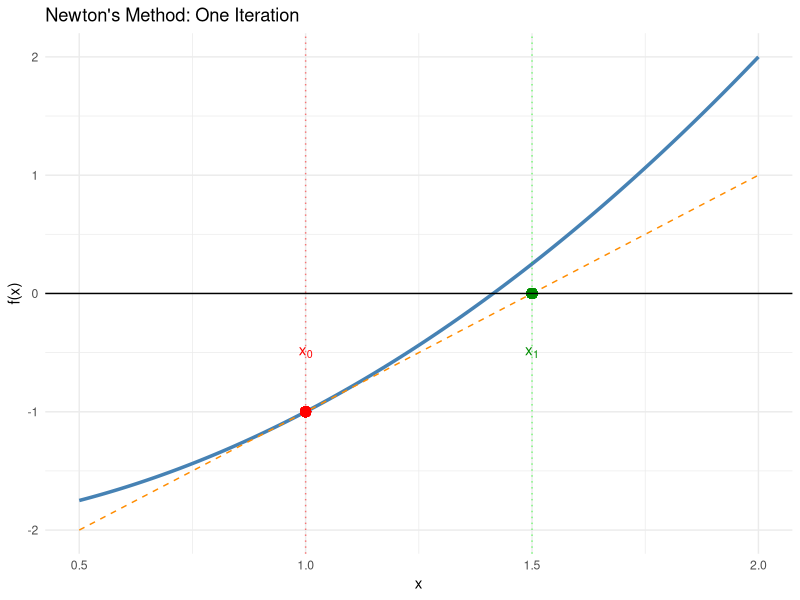
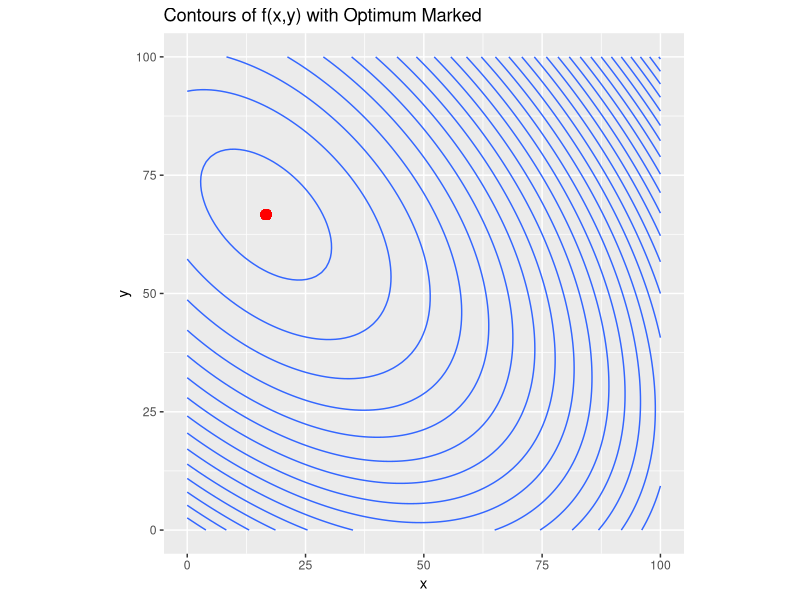
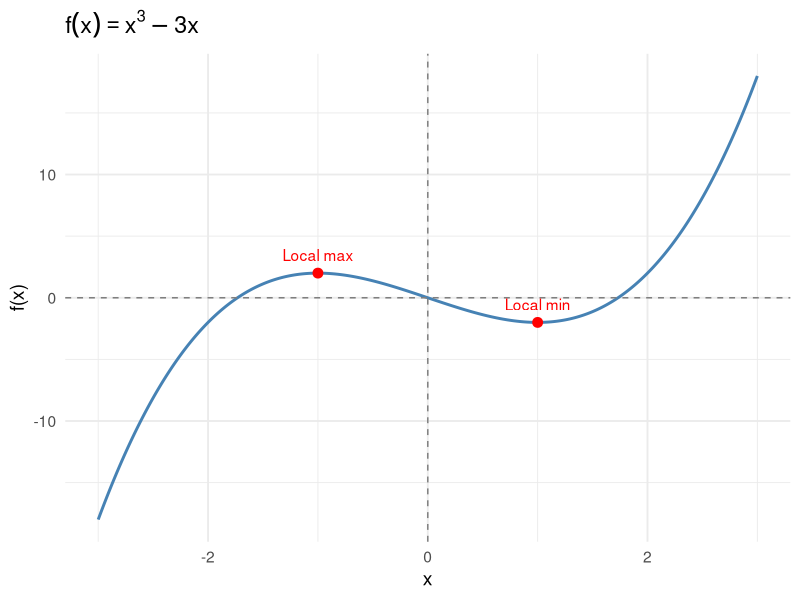
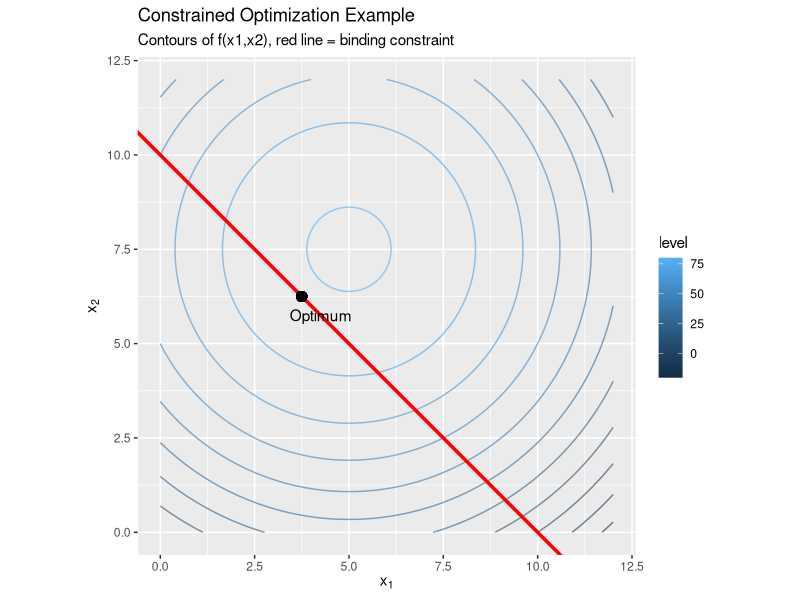

R code for these plots, in order:
## ---- chunk 1
library(ggplot2)

# Define the function and its derivative
f <- function(x) x^2 - 2
f_prime <- function(x) 2 * x

# Choose initial guess
x0 <- 1.0
x1 <- x0 - f(x0) / f_prime(x0)  # first Newton update

# Build tangent line at x0
tangent <- function(x) f(x0) + f_prime(x0) * (x - x0)

# Create data for plotting
x_vals <- seq(0.5, 2, length.out = 300)
plot_df <- data.frame(x = x_vals, fx = f(x_vals), tangent = tangent(x_vals))

# Plot function and tangent
ggplot(plot_df, aes(x = x)) +
  geom_line(aes(y = fx), color = "steelblue", size = 1.2) +
  geom_line(aes(y = tangent), color = "darkorange", linetype = "dashed") +
  geom_vline(xintercept = x0, linetype = "dotted",color = "red",alpha=.5) +
  geom_vline(xintercept = x1, linetype = "dotted", color = "green",alpha=.5) +
  geom_point(aes(x = x0, y = f(x0)), color = "red", size = 3) +
  geom_point(aes(x = x1, y = 0), color = "green4", size = 3) +
  geom_hline(yintercept = 0, linetype = "solid") +
  annotate("text", x = x0, y = f(x0) + 0.5, label = "x[0]", parse = TRUE, color = "red") +
  annotate("text", x = x1, y = -0.5, label = "x[1]", parse = TRUE, color = "green4") +
  labs(
    title = "Newton's Method: One Iteration",
    y = "f(x)",
    x = "x"
  ) +
  theme_minimal()

## ---- chunk 2
#| echo: false
#| message: false
#| warning: false
library(ggplot2)
library(dplyr)

f <- function(x,y) 100*x + 150*y - x^2 - y^2 - x*y

# Create grid
x <- seq(0,100, length.out=100)
y <- seq(0,100, length.out=100)
grid <- expand.grid(x=x,y=y) %>%
  mutate(z=f(x,y))

# Contour plot
ggplot(grid, aes(x=x,y=y,z=z)) +
  geom_contour(bins=30,show.legend = F) +
  geom_point(aes(x=50/3,y=66.67),color="red",size=3) +
  labs(title="Contours of f(x,y) with Optimum Marked",
       x="x", y="y") +
  coord_equal()

## ---- chunk 3
#| echo: false
#| message: false
#| warning: false

library(ggplot2)
library(dplyr)

# Define function
f <- function(x) x^3 - 3*x

# Create data grid
df <- data.frame(x = seq(-3, 3, length.out = 400)) %>%
  mutate(y = f(x))

# Critical points
crit_points <- data.frame(
  x = c(-1, 1),
  y = f(c(-1, 1)),
  label = c("Local max", "Local min")
)

# Plot
ggplot(df, aes(x, y)) +
  geom_line(color = "steelblue", linewidth = 1) +
  geom_hline(yintercept = 0, color = "grey50", linetype = "dashed") +
  geom_vline(xintercept = 0, color = "grey50", linetype = "dashed") +
  geom_point(data = crit_points, aes(x, y), color = "red", size = 3) +
  geom_text(data = crit_points, aes(label = label), vjust = -1, color = "red") +
  labs(
    title = expression(f(x) == x^3 - 3*x),
    x = "x",
    y = "f(x)"
  ) +
  theme_minimal(base_size = 14)
## ---- chunk 4
#| echo: false

# Load packages
library(ggplot2)

# Objective function
f <- function(x1, x2) {
  10*x1 + 15*x2 - (x1^2 + x2^2)
}

# Constraint: g(x) = x1 + x2 - 10 <= 0
g <- function(x1, x2) x1 + x2 - 10

# Compute gradient and Hessian of f
grad_f <- function(x) {
  c(10 - 2*x[1], 15 - 2*x[2])
}

hess_f <- function(x) {
  matrix(c(-2, 0,
           0, -2), nrow=2)
}

# Solve via KKT (analytical in this case)
# Stationarity: grad_f(x) - lambda * grad_g = 0
# grad_g = (1,1)
# -> 10 - 2x1 - lambda = 0
# -> 15 - 2x2 - lambda = 0
# -> constraint binds: x1 + x2 = 10

# From first two equations:
# 2x1 = 10 - lambda
# 2x2 = 15 - lambda
# Add: 2(x1+x2) = 25 - 2lambda
# 20 = 25 - 2lambda => lambda = 2.5
# x1 = (10 - 2.5)/2 = 3.75
# x2 = (15 - 2.5)/2 = 6.25

x_star <- c(3.75, 6.25)
lambda <- 2.5

# Bordered Hessian
grad_g <- matrix(c(1,1), nrow=1)
hess_L <- hess_f(x_star) # constraint is linear, so g''=0
H_b <- rbind(
  cbind(0, grad_g),
  cbind(t(grad_g), hess_L)
)

H_b
det(H_b[1:2,1:2])
det(H_b)

# -------- Visualization --------
# Create grid for plotting
x1 <- seq(0, 12, length=100)
x2 <- seq(0, 12, length=100)
grid <- expand.grid(x1=x1, x2=x2)
grid$z <- with(grid, f(x1,x2))

# Feasible region: x1+x2 <= 10
grid$feasible <- with(grid, x1+x2 <= 10)

# Plot contours of f and the feasible set
ggplot(grid, aes(x=x1, y=x2, z=z)) +
  geom_contour(aes(color=after_stat(level)), alpha=0.6) +
  geom_abline(intercept=10, slope=-1, color="red", size=1.2) +
  geom_point(aes(x=x_star[1], y=x_star[2]), color="black", size=3) +
  annotate("text", x=x_star[1]+0.5, y=x_star[2]-.5, label="Optimum") +
  labs(title="Constrained Optimization Example",
       subtitle="Contours of f(x1,x2), red line = binding constraint",
       x=expression(x[1]), y=expression(x[2])) +
  coord_equal()

